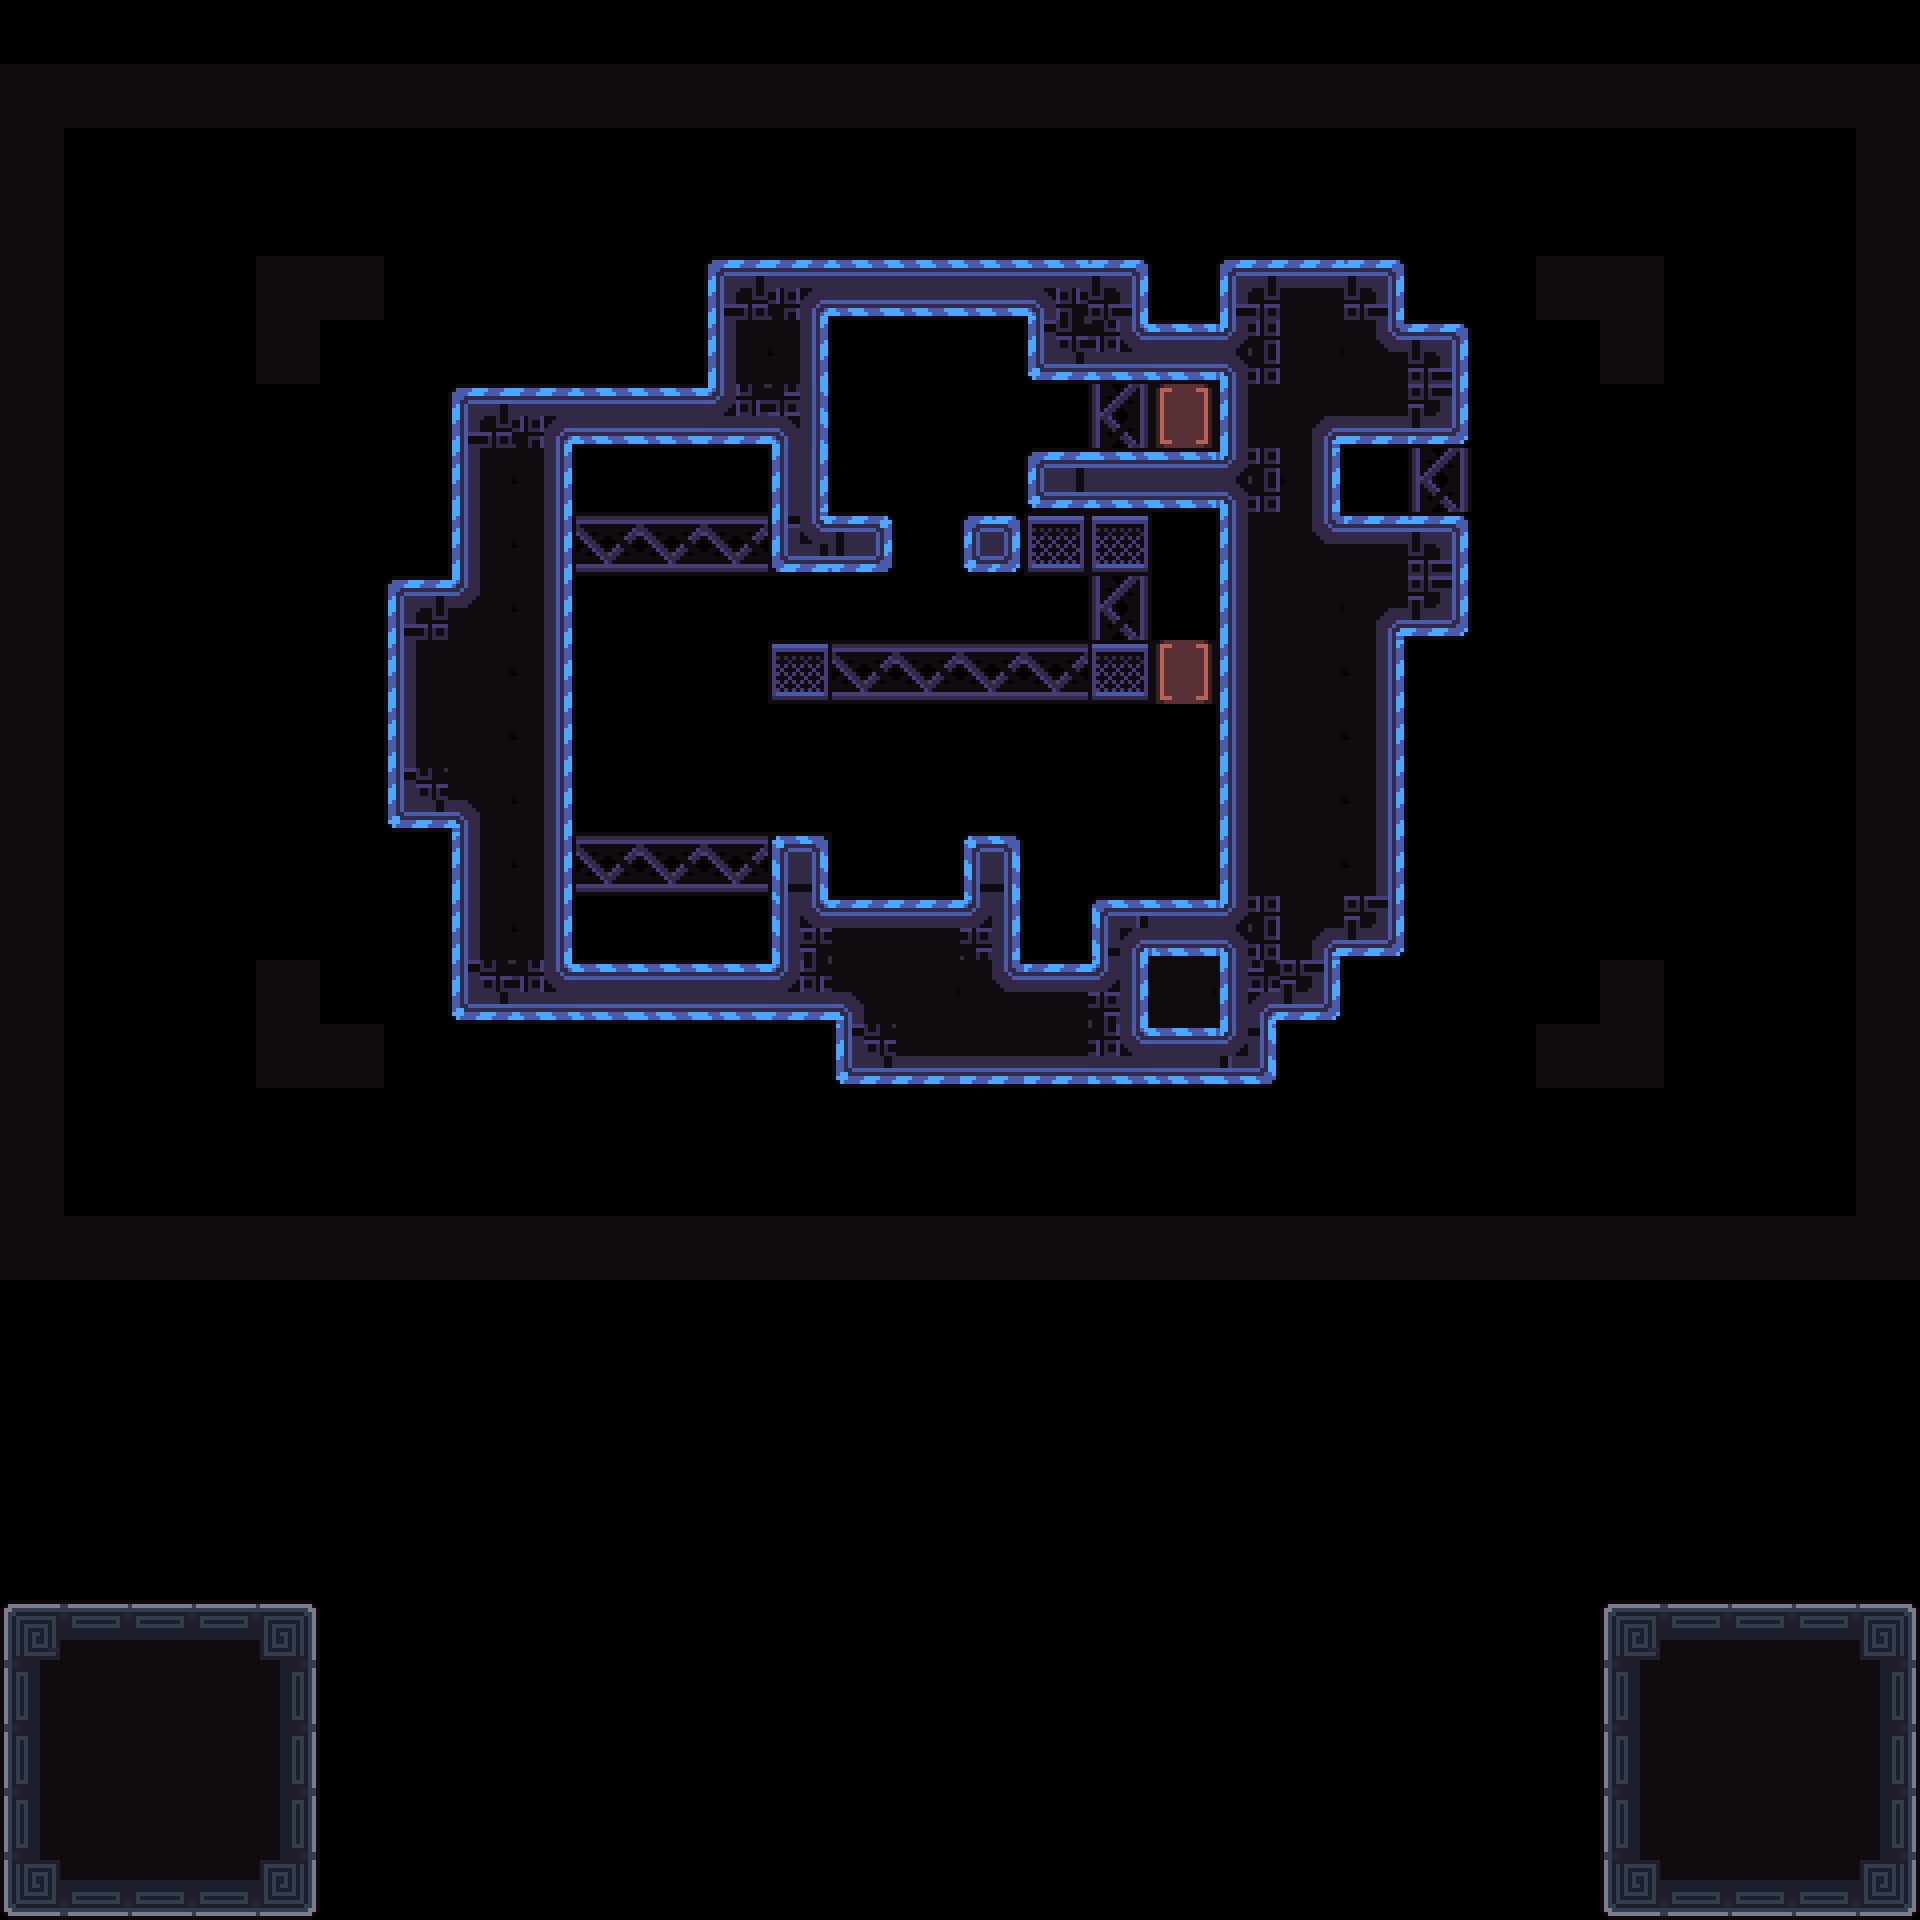

This game map was drawn from its Tiled (.tmx) file and the tilesets committed beside it. A one-line description and the trimmed map source follow:
An orthogonal 30x30 tile map with 64x64 px tiles, 4 tile layers (Decoration, Main, Exit, Border) and 13 objects (9x 1, Camera1, Camera2, Win, Unactive).

<map version="1.10" tiledversion="1.11.2" orientation="orthogonal" renderorder="right-down" width="30" height="30" tilewidth="64" tileheight="64" infinite="0" nextlayerid="8" nextobjectid="133">
 <tileset firstgid="1" source="../tilesets/tileset_d.tsx" />
 <objectgroup id="4" name="Triggers">
  <object id="23" name="Camera1" x="960" y="672">
   <point />
  </object>
  <object id="24" name="Camera2" x="704" y="480">
   <point />
  </object>
  <object id="28" name="Win" x="0" y="64" width="1920" height="1216" />
  <object id="29" name="Unactive" x="0" y="1600" width="320" height="320" />
  <object id="106" name="Data" type="1" x="0" y="0" width="63.6932" height="63.6932">
   <properties>
    <property name="bg" value="blue" />
    <property name="level_number" type="int" value="40" />
    <property name="level_unlock" value="40" />
   </properties>
  </object>
 </objectgroup>
 <layer id="3" name="Decoration" width="30" height="30">
  <data>[900 cells, 23 non-empty, 3 distinct tile ids]</data>
 </layer>
 <layer id="7" name="Main" width="30" height="30">
  <data>[900 cells, 50 non-empty, 9 distinct tile ids]</data>
 </layer>
 <layer id="6" name="Exit" width="30" height="30">
  <data>[900 cells, 110 non-empty, 19 distinct tile ids]</data>
 </layer>
 <objectgroup id="2" name="Entities">
  <object id="107" name="Player0" type="1" x="1024" y="512" width="63.6932" height="63.6932" />
  <object id="116" name="Box" type="1" x="768" y="640" width="63.6932" height="63.6932" />
  <object id="128" name="Tablet" type="1" x="640" y="1024" width="63.6932" height="63.6932" />
  <object id="119" name="Spike" type="1" x="1152" y="256" width="63.6932" height="63.6932" />
  <object id="120" name="Spike" type="1" x="1152" y="960" width="63.6932" height="63.6932" />
  <object id="117" name="Battery" type="1" x="1152" y="384" width="63.6932" height="63.6932" />
  <object id="118" name="Battery" type="1" x="1152" y="640" width="63.6932" height="63.6932" />
  <object id="108" name="Player1" type="1" x="1024" y="896" width="63.6932" height="63.6932" />
 </objectgroup>
 <layer id="1" name="Border" width="30" height="30">
  <data>[900 cells, 106 non-empty, 1 distinct tile ids]</data>
 </layer>
</map>
